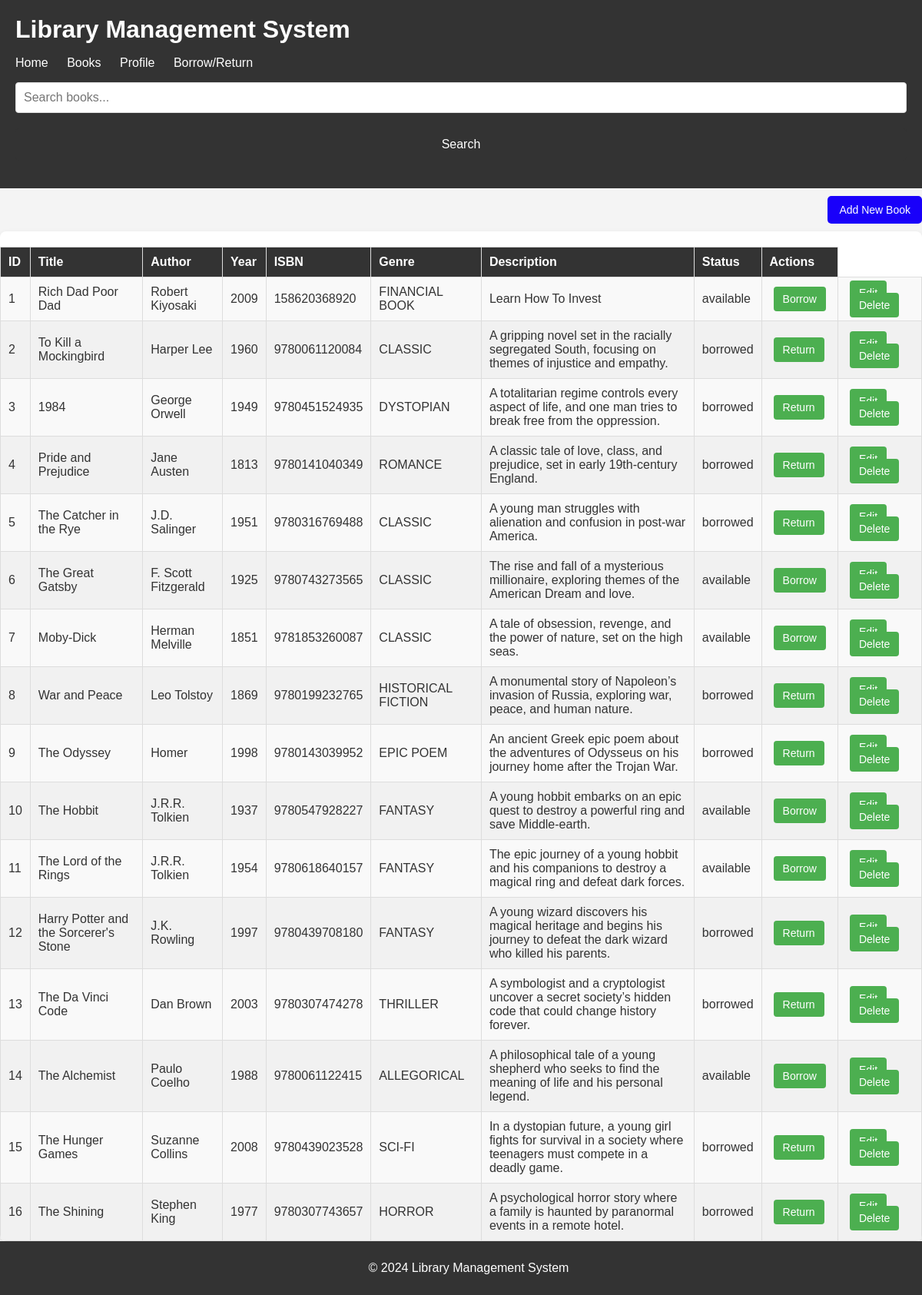
The page /view_books.php (signed in) on the database its author committed.
### tables this page shows
CREATE TABLE `books` (
  `id` int(11) NOT NULL,
  `title` varchar(255) NOT NULL,
  `author` varchar(255) NOT NULL,
  `year` int(11) NOT NULL,
  `isbn` varchar(255) NOT NULL,
  `status` enum('available','borrowed') DEFAULT 'available',
  `borrower_id` int(11) DEFAULT NULL,
  `borrow_count` int(11) DEFAULT 0,
  `genre` varchar(50) DEFAULT NULL,
  `description` text DEFAULT NULL
);

### view_books.php (the view, shortened to what this page needs)
<?php
include('header.php');
include('config.php');
if ($_SESSION['role'] == 'admin') {
    echo "<div class='add-book-container'>";
    echo "<a href='add_book.php' class='add-book-btn'>Add New Book</a>";
    echo "</div>";
}
$sql = "SELECT * FROM books";
$result = $conn->query($sql);
if ($result->num_rows > 0) {
    echo "<div class='table-container'><table>";
    echo "<thead><tr><th>ID</th><th>Title</th><th>Author</th><th>Year</th><th>ISBN</th><th>Genre</th><th>Description</th><th>Status</th><th>Actions</th></tr></thead>";
    echo "<tbody>";
    while ($row = $result->fetch_assoc()) {
        echo "<tr><td>" . $row['id'] . "</td><td>" . $row['title'] . "</td><td>" . $row['author'] . "</td><td>" . $row['year'] . "</td><td>" . $row['isbn'] . "</td>";
        echo "<td>" . $row['genre'] . "</td><td>" . $row['description'] . "</td><td>" . $row['status'] . "</td>";
        if ($row['status'] == 'available') {
            echo "<td><a href='borrow_book.php?id=" . $row['id'] . "' class='action-btn borrow-btn'>Borrow</a></td>";
        } else {
            echo "<td><a href='return_book.php?id=" . $row['id'] . "' class='action-btn return-btn'>Return</a></td>";
        }
        if ($_SESSION['role'] == 'admin') {
            echo "<td><a href='edit_book.php?id=" . $row['id'] . "' class='action-btn edit-btn'>Edit</a> ";
            echo "<a href='delete_book.php?id=" . $row['id'] . "' class='action-btn delete-btn'>Delete</a></td>";
        } else {
            echo "<td></td>";
        }
        echo "</tr>";
    }
    echo "</tbody></table></div>";
} else {
    echo "<p>No books found.</p>";
}
include('footer.php');
?>

### css/style.css (style rules this page uses)
.btn, .borrow-btn, .return-btn, .edit-btn, .delete-btn, .dashboard-btn, .action-btn { padding: 8px 12px; margin: 5px; text-decoration: none; color: #fff; border-radius: 4px; font-size: 14px; cursor: pointer; transition: background-color 0.3s ease; }
.borrow-btn { background-color: #28a745; }
.return-btn { background-color: #ff8c00; }
.edit-btn { background-color: #007bff; }
.delete-btn { background-color: #dc3545; }
.action-btn { background-color: #4CAF50; }
.table-container { margin-top: 20px; overflow-x: auto; background-color: white; border-radius: 8px; box-shadow: 0 4px 8px rgba(0, 0, 0, 0.1); }
table { width: 100%; border-collapse: collapse; margin-top: 20px; }
th, td { padding: 10px; text-align: left; border: 1px solid #ddd; }
th { background-color: #333; color: white; }
td { background-color: #f9f9f9; }
tr:nth-child(even) td { background-color: #f1f1f1; }
.add-book-container { margin: 20px 0; text-align: right; }
.add-book-btn { background-color: #1900fa; padding: 10px 15px; text-decoration: none; font-size: 14px; border-radius: 5px; color: white; }

### rows shown on the page
books: id "1", title "Rich Dad Poor Dad", author "Robert Kiyosaki", year "2009", isbn "158620368920", genre "FINANCIAL BOOK", description "Learn How To Invest", status "available"
books: id "2", title "To Kill a Mockingbird", author "Harper Lee", year "1960", isbn "9780061120084", genre "CLASSIC", description "A gripping novel set in the racially segregated South, focusing on themes of injustice and empathy.", status "borrowed"
books: id "3", title "1984", author "George Orwell", year "1949", isbn "9780451524935", genre "DYSTOPIAN", description "A totalitarian regime controls every aspect of life, and one man tries to break free from the oppression.", status "borrowed"
books: id "4", title "Pride and Prejudice", author "Jane Austen", year "1813", isbn "9780141040349", genre "ROMANCE", description "A classic tale of love, class, and prejudice, set in early 19th-century England.", status "borrowed"
books: id "5", title "The Catcher in the Rye", author "J.D. Salinger", year "1951", isbn "9780316769488", genre "CLASSIC", description "A young man struggles with alienation and confusion in post-war America.", status "borrowed"
books: id "6", title "The Great Gatsby", author "F. Scott Fitzgerald", year "1925", isbn "9780743273565", genre "CLASSIC", description "The rise and fall of a mysterious millionaire, exploring themes of the American Dream and love.", status "available"
books: id "7", title "Moby-Dick", author "Herman Melville", year "1851", isbn "9781853260087", genre "CLASSIC", description "A tale of obsession, revenge, and the power of nature, set on the high seas.", status "available"
books: id "8", title "War and Peace", author "Leo Tolstoy", year "1869", isbn "9780199232765", genre "HISTORICAL FICTION", description "A monumental story of Napoleon’s invasion of Russia, exploring war, peace, and human nature.", status "borrowed"
books: id "9", title "The Odyssey", author "Homer", year "1998", isbn "9780143039952", genre "EPIC POEM", description "An ancient Greek epic poem about the adventures of Odysseus on his journey home after the Trojan War.", status "borrowed"
books: id "10", title "The Hobbit", author "J.R.R. Tolkien", year "1937", isbn "9780547928227", genre "FANTASY", description "A young hobbit embarks on an epic quest to destroy a powerful ring and save Middle-earth.", status "available"
books: id "11", title "The Lord of the Rings", author "J.R.R. Tolkien", year "1954", isbn "9780618640157", genre "FANTASY", description "The epic journey of a young hobbit and his companions to destroy a magical ring and defeat dark forces.", status "available"
books: id "12", title "Harry Potter and the Sorcerer's Stone", author "J.K. Rowling", year "1997", isbn "9780439708180", genre "FANTASY", description "A young wizard discovers his magical heritage and begins his journey to defeat the dark wizard who killed his parents.", status "borrowed"
books: id "13", title "The Da Vinci Code", author "Dan Brown", year "2003", isbn "9780307474278", genre "THRILLER", description "A symbologist and a cryptologist uncover a secret society’s hidden code that could change history forever.", status "borrowed"
books: id "14", title "The Alchemist", author "Paulo Coelho", year "1988", isbn "9780061122415", genre "ALLEGORICAL", description "A philosophical tale of a young shepherd who seeks to find the meaning of life and his personal legend.", status "available"
books: id "15", title "The Hunger Games", author "Suzanne Collins", year "2008", isbn "9780439023528", genre "SCI-FI", description "In a dystopian future, a young girl fights for survival in a society where teenagers must compete in a deadly game.", status "borrowed"
books: id "16", title "The Shining", author "Stephen King", year "1977", isbn "9780307743657", genre "HORROR", description "A psychological horror story where a family is haunted by paranormal events in a remote hotel.", status "borrowed"
